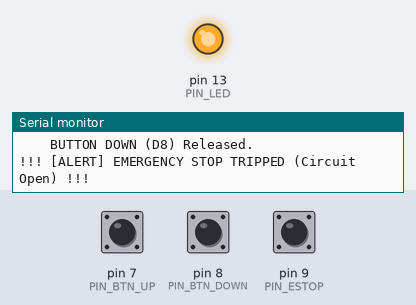
The sketch below on a simulated Arduino Nano, built with avr-gcc and run on an emulated ATmega328P. On the bench: output pins drawn as LEDs (lit = HIGH), the last lines printed to the serial monitor. Inputs (shaded band) come from the test bench; at power-on: pin 9 (PIN_ESTOP) HIGH, pin 7 (PIN_BTN_UP) HIGH, pin 8 (PIN_BTN_DOWN) HIGH.

Above: at 5.4 s.
5.5 s: pin 9 (PIN_ESTOP) pulled LOW for 0.15 s
At 5.57 s:
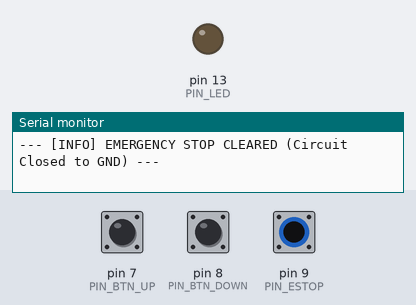
7.1 s: pin 9 (PIN_ESTOP) pulled LOW for 3.2 s
At 11.3 s:
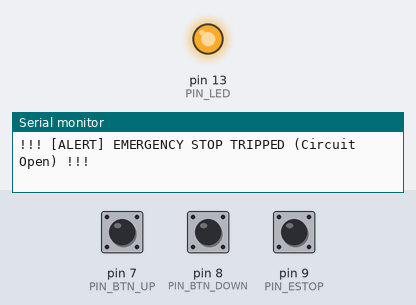
Timing chart, 0 to 12.8 s (numbered marks = the images above; inputs shaded):
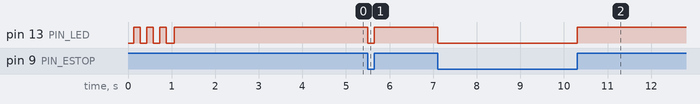

The sketch:

01_Test_Buttons_and_Estop.ino
```cpp
/*
 * ======================================================================================
 * HARDWARE TEST 01: Pushbuttons, E-Stop Switch & Diagnostic LED
 * Target: Arduino Nano (ATmega328P)
 *
 * Purpose:
 *   Verify digital inputs, internal pullup integrity, switch contact bounce,
 *   and emergency stop circuit before connecting high-power motor stages.
 *
 * Hardware Wiring:
 *   - Button UP (Flexion)   : Pin D7 -> Pushbutton -> GND
 *   - Button DOWN (Ext)     : Pin D8 -> Pushbutton -> GND
 *   - E-Stop Switch         : Pin D9 -> NC (Normally Closed) Switch -> GND
 *   - Diagnostic LED        : Built-in LED on Pin D13
 * ======================================================================================
 */

const int PIN_BTN_UP   = 7;
const int PIN_BTN_DOWN = 8;
const int PIN_ESTOP    = 9;
const int PIN_LED      = 13;

void setup() {
    Serial.begin(115200);
    while (!Serial && millis() < 3000); // Wait for Serial Monitor

    Serial.println(F("\n========================================================"));
    Serial.println(F(" TEST 01: PUSHBUTTONS, E-STOP & LED INTEGRITY CHECK"));
    Serial.println(F("========================================================"));

    pinMode(PIN_BTN_UP, INPUT_PULLUP);
    pinMode(PIN_BTN_DOWN, INPUT_PULLUP);
    pinMode(PIN_ESTOP, INPUT_PULLUP);
    pinMode(PIN_LED, OUTPUT);

    // Initial electrical state check (unpressed buttons should read HIGH due to pullups)
    delay(100);
    int upVal   = digitalRead(PIN_BTN_UP);
    int downVal = digitalRead(PIN_BTN_DOWN);
    int estopVal = digitalRead(PIN_ESTOP);

    Serial.println(F("[STEP 1] Testing Internal Pullup Resistors (No buttons pressed)..."));
    bool pullupPass = true;
    if (upVal != HIGH) {
        Serial.println(F("  [FAIL] Pin D7 (UP) is LOW! Check for short to GND or stuck switch."));
        pullupPass = false;
    } else {
        Serial.println(F("  [PASS] Pin D7 (UP) is HIGH (Pullup working)."));
    }

    if (downVal != HIGH) {
        Serial.println(F("  [FAIL] Pin D8 (DOWN) is LOW! Check for short to GND or stuck switch."));
        pullupPass = false;
    } else {
        Serial.println(F("  [PASS] Pin D8 (DOWN) is HIGH (Pullup working)."));
    }

    if (estopVal != LOW && estopVal != HIGH) {
        Serial.println(F("  [WARN] Pin D9 (ESTOP) floating state."));
    } else {
        Serial.print(F("  [INFO] Pin D9 (ESTOP) initial state: "));
        Serial.println(estopVal == LOW ? F("CLOSED to GND (Safe)") : F("OPEN (Tripped)"));
    }

    // LED Blink Test
    Serial.println(F("\n[STEP 2] Testing Builtin LED (Pin D13)..."));
    for (int i = 0; i < 3; i++) {
        digitalWrite(PIN_LED, HIGH);
        delay(150);
        digitalWrite(PIN_LED, LOW);
        delay(150);
    }
    Serial.println(F("  [PASS] LED cycled 3 times. Verify visual flash on Arduino Nano."));

    Serial.println(F("\n[STEP 3] Interactive Switch Monitor:"));
    Serial.println(F("  - Press Button UP (D7)   -> Should toggle to [PRESSED]"));
    Serial.println(F("  - Press Button DOWN (D8) -> Should toggle to [PRESSED]"));
    Serial.println(F("  - Press / Release E-STOP -> Should toggle status"));
    Serial.println(F("  - LED will illuminate whenever ANY input is triggered."));
    Serial.println(F("--------------------------------------------------------\n"));
}

int lastUp = -1;
int lastDown = -1;
int lastEstop = -1;
unsigned long upPressCount = 0;
unsigned long downPressCount = 0;

void loop() {
    int upVal    = digitalRead(PIN_BTN_UP);
    int downVal  = digitalRead(PIN_BTN_DOWN);
    int estopVal = digitalRead(PIN_ESTOP);

    // Track transitions with basic debounce
    static unsigned long lastDebounce = 0;
    if (millis() - lastDebounce > 20) {
        lastDebounce = millis();

        if (upVal != lastUp) {
            lastUp = upVal;
            if (upVal == LOW) {
                upPressCount++;
                Serial.print(F(">>> BUTTON UP (D7) PRESSED! Total count: "));
                Serial.println(upPressCount);
            } else {
                Serial.println(F("    BUTTON UP (D7) Released."));
            }
        }

        if (downVal != lastDown) {
            lastDown = downVal;
            if (downVal == LOW) {
                downPressCount++;
                Serial.print(F(">>> BUTTON DOWN (D8) PRESSED! Total count: "));
                Serial.println(downPressCount);
            } else {
                Serial.println(F("    BUTTON DOWN (D8) Released."));
            }
        }

        if (estopVal != lastEstop) {
            lastEstop = estopVal;
            if (estopVal == HIGH) {
                Serial.println(F("!!! [ALERT] EMERGENCY STOP TRIPPED (Circuit Open) !!!"));
            } else {
                Serial.println(F("--- [INFO] EMERGENCY STOP CLEARED (Circuit Closed to GND) ---"));
            }
        }
    }

    // Mirror active input to status LED
    if (upVal == LOW || downVal == LOW || estopVal == HIGH) {
        digitalWrite(PIN_LED, HIGH);
    } else {
        digitalWrite(PIN_LED, LOW);
    }
}
```

Measured:
- after the input at 5.5 s, pin 13 (PIN_LED): HIGH → LOW at once, → HIGH 0.15 s later
- after the input at 7.1 s, pin 13 (PIN_LED): HIGH → LOW at once, → HIGH 3.2 s later
- by itself, pin 13 (PIN_LED): alternates HIGH for 0.15 s and LOW for 0.15 s, 6 changes in all, then stays HIGH
